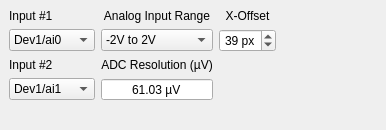
    <widget class="QWidget" name="acqSetupTab">
     <attribute name="title">
      <string>Acquisition Setup</string>
     </attribute>
     <layout class="QGridLayout">
      <property name="margin">
       <number>9</number>
      </property>
      <property name="spacing">
       <number>6</number>
      </property>
      <item row="0" column="0">
       <layout class="QGridLayout">
        <property name="sizeConstraint">
         <enum>QLayout::SetMaximumSize</enum>
        </property>
        <property name="margin">
         <number>0</number>
        </property>
        <property name="spacing">
         <number>6</number>
        </property>
        <item row="0" column="2">
         <widget class="QLabel" name="label_48">
          <property name="text">
           <string>X-Offset</string>
          </property>
          <property name="alignment">
           <set>Qt::AlignCenter</set>
          </property>
         </widget>
        </item>
        <item row="2" column="1">
         <widget class="QLabel" name="label_49">
          <property name="text">
           <string>ADC Resolution (µV)</string>
          </property>
          <property name="alignment">
           <set>Qt::AlignCenter</set>
          </property>
         </widget>
        </item>
        <item row="2" column="0">
         <widget class="QLabel" name="label_47">
          <property name="text">
           <string>Input #2</string>
          </property>
          <property name="alignment">
           <set>Qt::AlignLeading|Qt::AlignLeft|Qt::AlignVCenter</set>
          </property>
         </widget>
        </item>
        <item row="1" column="2">
         <widget class="QSpinBox" name="spinBox_xOffset">
          <property name="alignment">
           <set>Qt::AlignCenter</set>
          </property>
          <property name="suffix">
           <string> px</string>
          </property>
          <property name="singleStep">
           <number>1</number>
          </property>
          <property name="value">
           <number>39</number>
          </property>
         </widget>
        </item>
        <item row="0" column="1">
         <widget class="QLabel" name="label_50">
          <property name="text">
           <string>Analog Input Range</string>
          </property>
          <property name="alignment">
           <set>Qt::AlignCenter</set>
          </property>
         </widget>
        </item>
        <item row="4" column="0">
         <widget class="QComboBox" name="comboBox_InChan2">
          <property name="currentIndex">
           <number>3</number>
          </property>
          <item>
           <property name="text">
            <string>Browse...</string>
           </property>
          </item>
          <item>
           <property name="text">
            <string>Filter...</string>
           </property>
          </item>
          <item>
           <property name="text">
            <string>Dev1/ai0</string>
           </property>
          </item>
          <item>
           <property name="text">
            <string>Dev1/ai1</string>
           </property>
          </item>
          <item>
           <property name="text">
            <string>Dev1/ai2</string>
           </property>
          </item>
          <item>
           <property name="text">
            <string>Dev1/ai3</string>
           </property>
          </item>
          <item>
           <property name="text">
            <string>Dev1/ai4</string>
           </property>
          </item>
          <item>
           <property name="text">
            <string>Dev1/ai5</string>
           </property>
          </item>
          <item>
           <property name="text">
            <string>Dev1/ai6</string>
           </property>
          </item>
          <item>
           <property name="text">
            <string>Dev1/ai7</string>
           </property>
          </item>
          <item>
           <property name="text">
            <string>Dev1/ai8</string>
           </property>
          </item>
          <item>
           <property name="text">
            <string>Dev1/ai9</string>
           </property>
          </item>
          <item>
           <property name="text">
            <string>Dev1/ai10</string>
           </property>
          </item>
          <item>
           <property name="text">
            <string>Dev1/ai11</string>
           </property>
          </item>
          <item>
           <property name="text">
            <string>Dev1/ai12</string>
           </property>
          </item>
          <item>
           <property name="text">
            <string>Dev1/ai13</string>
           </property>
          </item>
          <item>
           <property name="text">
            <string>Dev1/ai14</string>
           </property>
          </item>
          <item>
           <property name="text">
            <string>Dev1/ai15</string>
           </property>
          </item>
          <item>
           <property name="text">
            <string>Dev1/ai16</string>
           </property>
          </item>
          <item>
           <property name="text">
            <string>Dev1/ai17</string>
           </property>
          </item>
          <item>
           <property name="text">
            <string>Dev1/ai18</string>
           </property>
          </item>
          <item>
           <property name="text">
            <string>Dev1/ai19</string>
           </property>
          </item>
          <item>
           <property name="text">
            <string>Dev1/ai20</string>
           </property>
          </item>
          <item>
           <property name="text">
            <string>Dev1/ai21</string>
           </property>
          </item>
          <item>
           <property name="text">
            <string>Dev1/ai22</string>
           </property>
          </item>
          <item>
           <property name="text">
            <string>Dev1/ai23</string>
           </property>
          </item>
          <item>
           <property name="text">
            <string>Dev1/ai24</string>
           </property>
          </item>
          <item>
           <property name="text">
            <string>Dev1/ai25</string>
           </property>
          </item>
          <item>
           <property name="text">
            <string>Dev1/ai26</string>
           </property>
          </item>
          <item>
           <property name="text">
            <string>Dev1/ai27</string>
           </property>
          </item>
          <item>
           <property name="text">
            <string>Dev1/ai28</string>
           </property>
          </item>
          <item>
           <property name="text">
            <string>Dev1/ai29</string>
           </property>
          </item>
          <item>
           <property name="text">
            <string>Dev1/ai30</string>
           </property>
          </item>
          <item>
           <property name="text">
            <string>Dev1/ai31</string>
           </property>
          </item>
          <item>
           <property name="text">
            <string>Dev2/ai0</string>
           </property>
          </item>
          <item>
           <property name="text">
            <string>Dev2/ai1</string>
           </property>
          </item>
          <item>
           <property name="text">
            <string>Dev2/ai2</string>
           </property>
          </item>
          <item>
           <property name="text">
            <string>Dev2/ai3</string>
           </property>
          </item>
          <item>
           <property name="text">
            <string>Dev2/ai4</string>
           </property>
          </item>
          <item>
           <property name="text">
            <string>Dev2/ai5</string>
           </property>
          </item>
          <item>
           <property name="text">
            <string>Dev2/ai6</string>
           </property>
          </item>
          <item>
           <property name="text">
            <string>Dev2/ai7</string>
           </property>
          </item>
          <item>
           <property name="text">
            <string>Dev2/ai8</string>
           </property>
          </item>
          <item>
           <property name="text">
            <string>Dev2/ai9</string>
           </property>
          </item>
          <item>
           <property name="text">
            <string>Dev2/ai10</string>
           </property>
          </item>
          <item>
           <property name="text">
            <string>Dev2/ai11</string>
           </property>
          </item>
          <item>
           <property name="text">
            <string>Dev2/ai12</string>
           </property>
          </item>
          <item>
           <property name="text">
            <string>Dev2/ai13</string>
           </property>
          </item>
          <item>
           <property name="text">
            <string>Dev2/ai14</string>
           </property>
          </item>
          <item>
           <property name="text">
            <string>Dev2/ai15</string>
           </property>
          </item>
          <item>
           <property name="text">
            <string>Dev2/ai16</string>
           </property>
          </item>
          <item>
           <property name="text">
            <string>Dev2/ai17</string>
           </property>
          </item>
          <item>
           <property name="text">
            <string>Dev2/ai18</string>
           </property>
          </item>
          <item>
           <property name="text">
            <string>Dev2/ai19</string>
           </property>
          </item>
          <item>
           <property name="text">
            <string>Dev2/ai20</string>
           </property>
          </item>
          <item>
           <property name="text">
            <string>Dev2/ai21</string>
           </property>
          </item>
          <item>
           <property name="text">
            <string>Dev2/ai22</string>
           </property>
          </item>
          <item>
           <property name="text">
            <string>Dev2/ai23</string>
           </property>
          </item>
          <item>
           <property name="text">
            <string>Dev2/ai24</string>
           </property>
          </item>
          <item>
           <property name="text">
            <string>Dev2/ai25</string>
           </property>
          </item>
          <item>
           <property name="text">
            <string>Dev2/ai26</string>
           </property>
          </item>
          <item>
           <property name="text">
            <string>Dev2/ai27</string>
           </property>
          </item>
          <item>
           <property name="text">
            <string>Dev2/ai28</string>
           </property>
          </item>
          <item>
           <property name="text">
            <string>Dev2/ai29</string>
           </property>
          </item>
          <item>
           <property name="text">
            <string>Dev2/ai30</string>
           </property>
          </item>
          <item>
           <property name="text">
            <string>Dev2/ai31</string>
           </property>
          </item>
         </widget>
        </item>
        <item row="1" column="0">
         <widget class="QComboBox" name="comboBox_InChan1">
          <property name="currentIndex">
           <number>2</number>
          </property>
          <item>
           <property name="text">
            <string>Browse...</string>
           </property>
          </item>
          <item>
           <property name="text">
            <string>Filter...</string>
           </property>
          </item>
          <item>
           <property name="text">
            <string>Dev1/ai0</string>
           </property>
          </item>
          <item>
           <property name="text">
            <string>Dev1/ai1</string>
           </property>
          </item>
          <item>
           <property name="text">
            <string>Dev1/ai2</string>
           </property>
          </item>
          <item>
           <property name="text">
            <string>Dev1/ai3</string>
           </property>
          </item>
          <item>
           <property name="text">
            <string>Dev1/ai4</string>
           </property>
          </item>
          <item>
           <property name="text">
            <string>Dev1/ai5</string>
           </property>
          </item>
          <item>
           <property name="text">
            <string>Dev1/ai6</string>
           </property>
          </item>
          <item>
           <property name="text">
            <string>Dev1/ai7</string>
           </property>
          </item>
          <item>
           <property name="text">
            <string>Dev1/ai8</string>
           </property>
          </item>
          <item>
           <property name="text">
            <string>Dev1/ai9</string>
           </property>
          </item>
          <item>
           <property name="text">
            <string>Dev1/ai10</string>
           </property>
          </item>
          <item>
           <property name="text">
            <string>Dev1/ai11</string>
           </property>
          </item>
          <item>
           <property name="text">
            <string>Dev1/ai12</string>
           </property>
          </item>
          <item>
           <property name="text">
            <string>Dev1/ai13</string>
           </property>
          </item>
          <item>
           <property name="text">
            <string>Dev1/ai14</string>
           </property>
          </item>
          <item>
           <property name="text">
            <string>Dev1/ai15</string>
           </property>
          </item>
          <item>
           <property name="text">
            <string>Dev1/ai16</string>
           </property>
          </item>
          <item>
           <property name="text">
            <string>Dev1/ai17</string>
           </property>
          </item>
          <item>
           <property name="text">
            <string>Dev1/ai18</string>
           </property>
          </item>
          <item>
           <property name="text">
            <string>Dev1/ai19</string>
           </property>
          </item>
          <item>
           <property name="text">
            <string>Dev1/ai20</string>
           </property>
          </item>
          <item>
           <property name="text">
            <string>Dev1/ai21</string>
           </property>
          </item>
          <item>
           <property name="text">
            <string>Dev1/ai22</string>
           </property>
          </item>
          <item>
           <property name="text">
            <string>Dev1/ai23</string>
           </property>
          </item>
          <item>
           <property name="text">
            <string>Dev1/ai24</string>
           </property>
          </item>
          <item>
           <property name="text">
            <string>Dev1/ai25</string>
           </property>
          </item>
          <item>
           <property name="text">
            <string>Dev1/ai26</string>
           </property>
          </item>
          <item>
           <property name="text">
            <string>Dev1/ai27</string>
           </property>
          </item>
          <item>
           <property name="text">
            <string>Dev1/ai28</string>
           </property>
          </item>
          <item>
           <property name="text">
            <string>Dev1/ai29</string>
           </property>
          </item>
          <item>
           <property name="text">
            <string>Dev1/ai30</string>
           </property>
          </item>
          <item>
           <property name="text">
            <string>Dev1/ai31</string>
           </property>
          </item>
          <item>
           <property name="text">
            <string>Dev2/ai0</string>
           </property>
          </item>
          <item>
           <property name="text">
            <string>Dev2/ai1</string>
           </property>
          </item>
          <item>
           <property name="text">
            <string>Dev2/ai2</string>
           </property>
          </item>
          <item>
           <property name="text">
            <string>Dev2/ai3</string>
           </property>
          </item>
          <item>
           <property name="text">
            <string>Dev2/ai4</string>
           </property>
          </item>
          <item>
           <property name="text">
            <string>Dev2/ai5</string>
           </property>
          </item>
          <item>
           <property name="text">
            <string>Dev2/ai6</string>
           </property>
          </item>
          <item>
           <property name="text">
            <string>Dev2/ai7</string>
           </property>
          </item>
          <item>
           <property name="text">
            <string>Dev2/ai8</string>
           </property>
          </item>
          <item>
           <property name="text">
            <string>Dev2/ai9</string>
           </property>
          </item>
          <item>
           <property name="text">
            <string>Dev2/ai10</string>
           </property>
          </item>
          <item>
           <property name="text">
            <string>Dev2/ai11</string>
           </property>
          </item>
          <item>
           <property name="text">
            <string>Dev2/ai12</string>
           </property>
          </item>
          <item>
           <property name="text">
            <string>Dev2/ai13</string>
           </property>
          </item>
          <item>
           <property name="text">
            <string>Dev2/ai14</string>
           </property>
          </item>
          <item>
           <property name="text">
            <string>Dev2/ai15</string>
           </property>
          </item>
          <item>
           <property name="text">
            <string>Dev2/ai16</string>
           </property>
          </item>
          <item>
           <property name="text">
            <string>Dev2/ai17</string>
           </property>
          </item>
          <item>
           <property name="text">
            <string>Dev2/ai18</string>
           </property>
          </item>
          <item>
           <property name="text">
            <string>Dev2/ai19</string>
           </property>
          </item>
          <item>
           <property name="text">
            <string>Dev2/ai20</string>
           </property>
          </item>
          <item>
           <property name="text">
            <string>Dev2/ai21</string>
           </property>
          </item>
          <item>
           <property name="text">
            <string>Dev2/ai22</string>
           </property>
          </item>
          <item>
           <property name="text">
            <string>Dev2/ai23</string>
           </property>
          </item>
          <item>
           <property name="text">
            <string>Dev2/ai24</string>
           </property>
          </item>
          <item>
           <property name="text">
            <string>Dev2/ai25</string>
           </property>
          </item>
          <item>
           <property name="text">
            <string>Dev2/ai26</string>
           </property>
          </item>
          <item>
           <property name="text">
            <string>Dev2/ai27</string>
           </property>
          </item>
          <item>
           <property name="text">
            <string>Dev2/ai28</string>
           </property>
          </item>
          <item>
           <property name="text">
            <string>Dev2/ai29</string>
           </property>
          </item>
          <item>
           <property name="text">
            <string>Dev2/ai30</string>
           </property>
          </item>
          <item>
           <property name="text">
            <string>Dev2/ai31</string>
           </property>
          </item>
         </widget>
        </item>
        <item row="1" column="1">
         <widget class="QComboBox" name="comboBox_AIRange">
          <property name="font">
           <font>
            <stylestrategy>PreferDefault</stylestrategy>
            <kerning>true</kerning>
           </font>
          </property>
          <property name="layoutDirection">
           <enum>Qt::LeftToRight</enum>
          </property>
          <property name="editable">
           <bool>false</bool>
          </property>
          <property name="modelColumn">
           <number>0</number>
          </property>
          <item>
           <property name="text">
            <string>-2V to 2V</string>
           </property>
          </item>
          <item>
           <property name="text">
            <string>-5V to 5V</string>
           </property>
          </item>
          <item>
           <property name="text">
            <string>-10V to 10V</string>
           </property>
          </item>
         </widget>
        </item>
        <item row="0" column="0">
         <widget class="QLabel" name="label_33">
          <property name="text">
           <string>Input #1</string>
          </property>
          <property name="alignment">
           <set>Qt::AlignLeading|Qt::AlignLeft|Qt::AlignVCenter</set>
          </property>
         </widget>
        </item>
        <item row="4" column="1">
         <widget class="QDoubleSpinBox" name="doubleSpinBox_9">
          <property name="alignment">
           <set>Qt::AlignCenter</set>
          </property>
          <property name="readOnly">
           <bool>true</bool>
          </property>
          <property name="buttonSymbols">
           <enum>QAbstractSpinBox::NoButtons</enum>
          </property>
          <property name="suffix">
           <string> µV</string>
          </property>
          <property name="maximum">
           <double>500.000000000000000</double>
          </property>
          <property name="value">
           <double>61.030000000000001</double>
          </property>
         </widget>
        </item>
       </layout>
      </item>
      <item row="0" column="1">
       <spacer>
        <property name="orientation">
         <enum>Qt::Horizontal</enum>
        </property>
        <property name="sizeType">
         <enum>QSizePolicy::Minimum</enum>
        </property>
        <property name="sizeHint" stdset="0">
         <size>
          <width>101</width>
          <height>20</height>
         </size>
        </property>
       </spacer>
      </item>
      <item row="1" column="0">
       <spacer>
        <property name="orientation">
         <enum>Qt::Vertical</enum>
        </property>
        <property name="sizeHint" stdset="0">
         <size>
          <width>20</width>
          <height>20</height>
         </size>
        </property>
       </spacer>
      </item>
     </layout>
    </widget>
